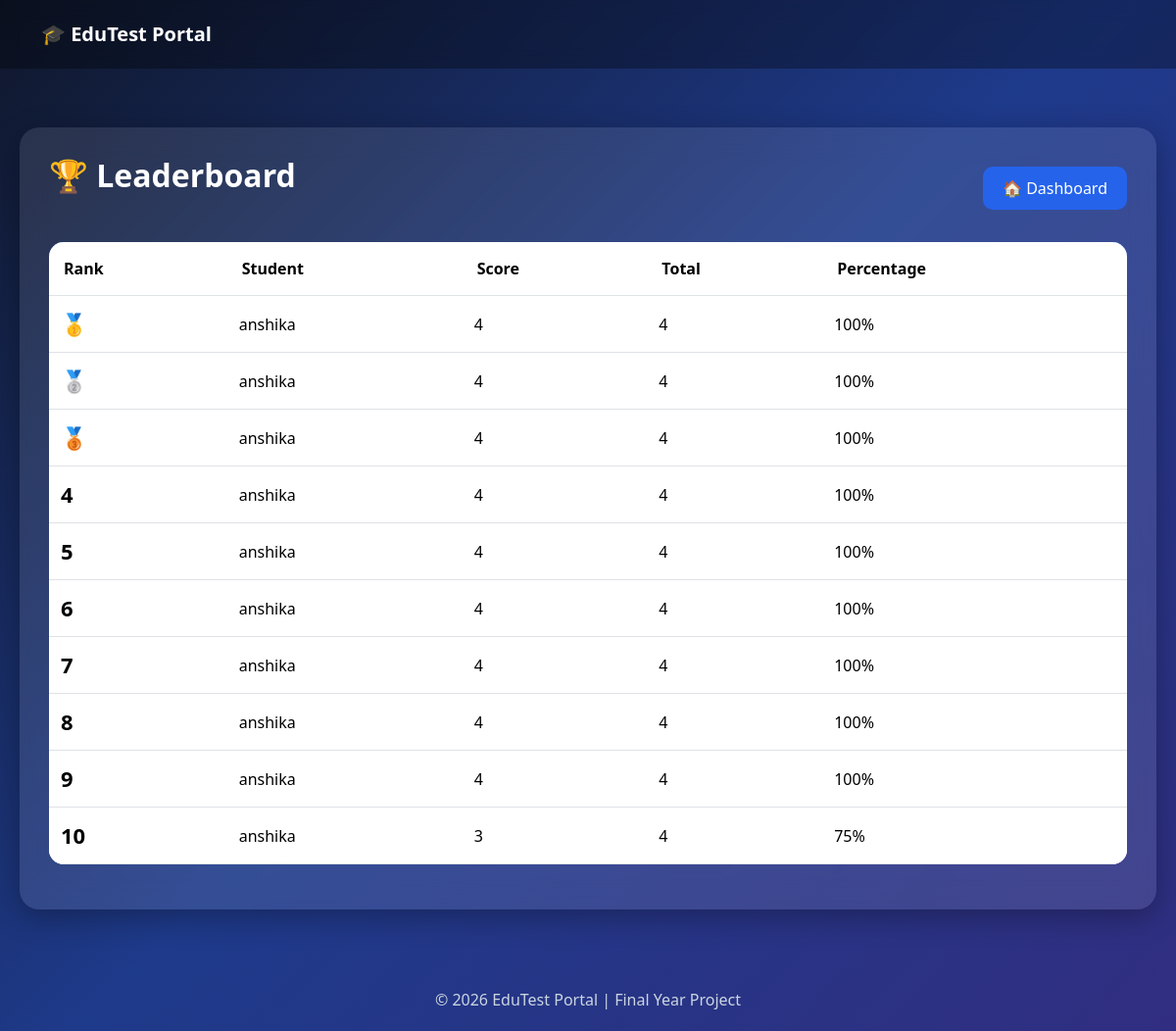
Page /leaderboard/ on the committed database.
### exams/models.py (models this page shows, shortened)
class Result(models.Model):
    student_name = models.CharField(max_length=100)
    score = models.IntegerField()
    total = models.IntegerField()
    date = models.DateTimeField(auto_now_add=True)

### exams/views.py (the view)
# urls.py: path('leaderboard/', views.leaderboard),
def leaderboard(request):
    results = Result.objects.all().order_by('-score')[:10]
    return render(request, "leaderboard.html", {"results": results})

### templates/leaderboard.html (shortened to what this page needs)
{% load static %}
<!DOCTYPE html>
<html lang="en">
<head>
<link href="https://cdn.jsdelivr.net/npm/bootstrap@5.3.2/dist/css/bootstrap.min.css" rel="stylesheet">
</head>
<body>
<nav class="navbar navbar-dark">
    <div class="container-fluid">
        <a class="navbar-brand fw-bold">
            🎓 EduTest Portal
        </a>
    </div>
</nav>
<div class="leaderboard-container">
<div class="leaderboard-card">
<div class="d-flex justify-content-between align-items-center mb-4">
<h2 class="page-title">
🏆 Leaderboard
</h2>
<a href="/dashboard/" class="btn-dashboard">
🏠 Dashboard
</a>
</div>
<div class="table-responsive">
<table class="table table-hover align-middle">
<thead>
<tr>
    <th>Rank</th>
    <th>Student</th>
    <th>Score</th>
    <th>Total</th>
    <th>Percentage</th>
</tr>
</thead>
<tbody>
{% for result in results %}
<tr class="
{% if forloop.counter == 1 %}
top1
{% elif forloop.counter == 2 %}
top2
{% elif forloop.counter == 3 %}
top3
{% endif %}
">
<td class="rank">
{% if forloop.counter == 1 %}
🥇
{% elif forloop.counter == 2 %}
🥈
{% elif forloop.counter == 3 %}
🥉
{% else %}
{{ forloop.counter }}
{% endif %}
</td>
<td>
{{ result.student_name }}
</td>
<td>
{{ result.score }}
</td>
<td>
{{ result.total }}
</td>
<td>
{% widthratio result.score result.total 100 %}%
</td>
</tr>
{% empty %}
<tr>
<td colspan="5" class="text-center">
No Records Found
</td>
</tr>
{% endfor %}
</tbody>
</table>
</div>
</div>
</div>
<footer class="footer">
© 2026 EduTest Portal | Final Year Project
</footer>
</body>
</html>

### templates/leaderboard.html (style rules this page uses)
body { margin:0; font-family:'Segoe UI',sans-serif; min-height:100vh; background:linear-gradient( 135deg, #0f172a, #1e3a8a, #312e81 ); color:white; }
.navbar { background:rgba(0,0,0,0.3)!important; backdrop-filter:blur(10px); padding:15px 30px; }
.leaderboard-container { max-width:1200px; margin:40px auto; padding:20px; }
.leaderboard-card { background:rgba(255,255,255,0.1); backdrop-filter:blur(15px); border-radius:20px; padding:30px; box-shadow:0 8px 30px rgba(0,0,0,0.3); }
.page-title { text-align:center; font-weight:bold; margin-bottom:25px; }
.table { background:white; border-radius:15px; overflow:hidden; }
.table thead { background:#2563eb; color:white; }
.table th { padding:15px; }
.table td { padding:12px; vertical-align:middle; }
.rank { font-size:22px; font-weight:bold; }
.btn-dashboard { background:#2563eb; color:white; border:none; border-radius:10px; padding:10px 20px; text-decoration:none; }
.footer { text-align:center; color:#cbd5e1; padding:20px; margin-top:30px; }
.top1 { background:#fff3cd !important; }
.top2 { background:#e9ecef !important; }
.top3 { background:#f8d7da !important; }

### rows in the picture
Result: student_name "anshika", score "4", total "4", score+total "100"
Result: student_name "anshika", score "4", total "4", score+total "100"
Result: student_name "anshika", score "4", total "4", score+total "100"
Result: student_name "anshika", score "4", total "4", score+total "100"
Result: student_name "anshika", score "4", total "4", score+total "100"
Result: student_name "anshika", score "4", total "4", score+total "100"
Result: student_name "anshika", score "4", total "4", score+total "100"
Result: student_name "anshika", score "4", total "4", score+total "100"
Result: student_name "anshika", score "4", total "4", score+total "100"
Result: student_name "anshika", score "3", total "4", score+total "75"
